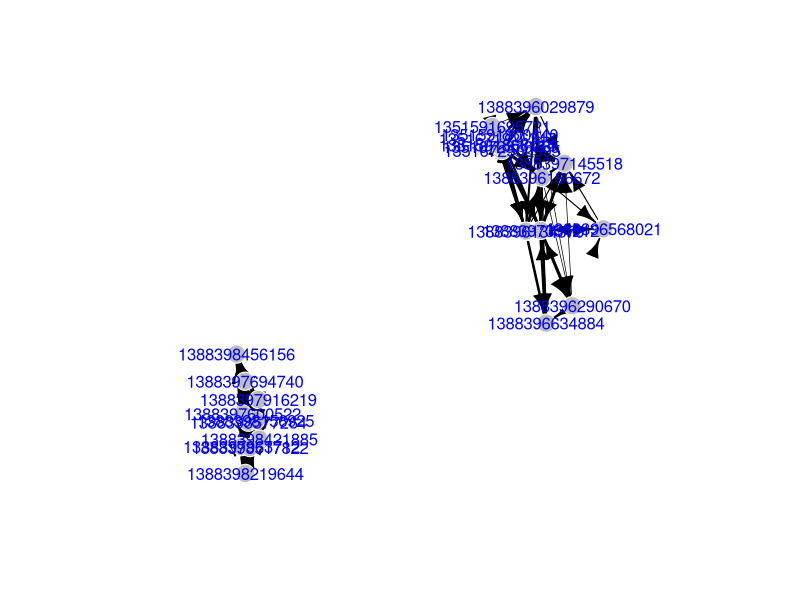

The R script that drew this image:
library(igraph)
traffic.graph <- graph.empty(n=0)

traffic.graph <- traffic.graph + vertex("1388398577264")
traffic.graph <- traffic.graph + vertex("1351591800440")
traffic.graph <- traffic.graph + vertex("1388398219644")
traffic.graph <- traffic.graph + vertex("1388397331212")
traffic.graph <- traffic.graph + vertex("1351671926347")
traffic.graph <- traffic.graph + vertex("1388398156925")
traffic.graph <- traffic.graph + vertex("1388397916219")
traffic.graph <- traffic.graph + vertex("1388398421885")
traffic.graph <- traffic.graph + vertex("1351672500995")
traffic.graph <- traffic.graph + vertex("1388396029879")
traffic.graph <- traffic.graph + vertex("1351591695721")
traffic.graph <- traffic.graph + vertex("1388397600522")
traffic.graph <- traffic.graph + vertex("1388398456156")
traffic.graph <- traffic.graph + vertex("1351591868114")
traffic.graph <- traffic.graph + vertex("1388396634884")
traffic.graph <- traffic.graph + vertex("1388396290670")
traffic.graph <- traffic.graph + vertex("1388396196672")
traffic.graph <- traffic.graph + vertex("1388397963712")
traffic.graph <- traffic.graph + vertex("1388396568021")
traffic.graph <- traffic.graph + vertex("1388397694740")
traffic.graph <- traffic.graph + vertex("1351672370785")
traffic.graph <- traffic.graph + vertex("1388398517822")
traffic.graph <- traffic.graph + vertex("1388396134379")
traffic.graph <- traffic.graph + vertex("1388397145518")
traffic.graph <- traffic.graph + edge("1388396568021","1388397145518",weight=3)
traffic.graph <- traffic.graph + edge("1388396568021","1388397331212",weight=3)
traffic.graph <- traffic.graph + edge("1388397963712","1388398517822",weight=329)
traffic.graph <- traffic.graph + edge("1388397963712","1388398421885",weight=38)
traffic.graph <- traffic.graph + edge("1388397963712","1388398456156",weight=7)
traffic.graph <- traffic.graph + edge("1388397963712","1388398156925",weight=138)
traffic.graph <- traffic.graph + edge("1388397963712","1388398577264",weight=187)
traffic.graph <- traffic.graph + edge("1388397963712","1388398219644",weight=237)
traffic.graph <- traffic.graph + edge("1388396634884","1388397145518",weight=1)
traffic.graph <- traffic.graph + edge("1388396634884","1388397331212",weight=36)
traffic.graph <- traffic.graph + edge("1388396196672","1388397145518",weight=5)
traffic.graph <- traffic.graph + edge("1388396196672","1388396568021",weight=3)
traffic.graph <- traffic.graph + edge("1388396196672","1388396290670",weight=2)
traffic.graph <- traffic.graph + edge("1388396196672","1388397331212",weight=15)
traffic.graph <- traffic.graph + edge("1388396196672","1388396634884",weight=4)
traffic.graph <- traffic.graph + edge("1388396290670","1388396568021",weight=1)
traffic.graph <- traffic.graph + edge("1388396290670","1388397145518",weight=2)
traffic.graph <- traffic.graph + edge("1388396290670","1388396634884",weight=8)
traffic.graph <- traffic.graph + edge("1388396290670","1388397331212",weight=20)
traffic.graph <- traffic.graph + edge("1388398517822","1388398577264",weight=514)
traffic.graph <- traffic.graph + edge("1351672370785","1388396196672",weight=4)
traffic.graph <- traffic.graph + edge("1351672370785","1388397331212",weight=6)
traffic.graph <- traffic.graph + edge("1351672370785","1351672500995",weight=1896)
traffic.graph <- traffic.graph + edge("1351672370785","1388396029879",weight=4)
traffic.graph <- traffic.graph + edge("1351672370785","1388397145518",weight=1)
traffic.graph <- traffic.graph + edge("1351672370785","1388396134379",weight=4)
traffic.graph <- traffic.graph + edge("1388396134379","1388396568021",weight=3)
traffic.graph <- traffic.graph + edge("1388396134379","1388397145518",weight=3)
traffic.graph <- traffic.graph + edge("1388396134379","1388396634884",weight=12)
traffic.graph <- traffic.graph + edge("1388396134379","1388397331212",weight=32)
traffic.graph <- traffic.graph + edge("1388396134379","1388396196672",weight=22)
traffic.graph <- traffic.graph + edge("1388396134379","1388396290670",weight=1)
traffic.graph <- traffic.graph + edge("1388397145518","1388397331212",weight=18)
traffic.graph <- traffic.graph + edge("1388397694740","1388398517822",weight=29)
traffic.graph <- traffic.graph + edge("1388397694740","1388398456156",weight=153)
traffic.graph <- traffic.graph + edge("1388397694740","1388397963712",weight=23)
traffic.graph <- traffic.graph + edge("1388397694740","1388398156925",weight=32)
traffic.graph <- traffic.graph + edge("1388397694740","1388397916219",weight=15)
traffic.graph <- traffic.graph + edge("1388397694740","1388398421885",weight=83)
traffic.graph <- traffic.graph + edge("1388397694740","1388398577264",weight=117)
traffic.graph <- traffic.graph + edge("1388397694740","1388398219644",weight=16)
traffic.graph <- traffic.graph + edge("1351671926347","1388397331212",weight=6)
traffic.graph <- traffic.graph + edge("1351671926347","1388396196672",weight=2)
traffic.graph <- traffic.graph + edge("1351671926347","1351672500995",weight=3103)
traffic.graph <- traffic.graph + edge("1351671926347","1388396029879",weight=4)
traffic.graph <- traffic.graph + edge("1351671926347","1388397145518",weight=1)
traffic.graph <- traffic.graph + edge("1351671926347","1388396134379",weight=5)
traffic.graph <- traffic.graph + edge("1351671926347","1351672370785",weight=1456)
traffic.graph <- traffic.graph + edge("1388398421885","1388398577264",weight=267)
traffic.graph <- traffic.graph + edge("1388398421885","1388398456156",weight=19)
traffic.graph <- traffic.graph + edge("1388398421885","1388398517822",weight=128)
traffic.graph <- traffic.graph + edge("1388397916219","1388398577264",weight=145)
traffic.graph <- traffic.graph + edge("1388397916219","1388398219644",weight=33)
traffic.graph <- traffic.graph + edge("1388397916219","1388397963712",weight=58)
traffic.graph <- traffic.graph + edge("1388397916219","1388398517822",weight=95)
traffic.graph <- traffic.graph + edge("1388397916219","1388398421885",weight=47)
traffic.graph <- traffic.graph + edge("1388397916219","1388398456156",weight=4)
traffic.graph <- traffic.graph + edge("1388397916219","1388398156925",weight=383)
traffic.graph <- traffic.graph + edge("1388398156925","1388398517822",weight=176)
traffic.graph <- traffic.graph + edge("1388398156925","1388398456156",weight=9)
traffic.graph <- traffic.graph + edge("1388398156925","1388398421885",weight=102)
traffic.graph <- traffic.graph + edge("1388398156925","1388398577264",weight=342)
traffic.graph <- traffic.graph + edge("1388398156925","1388398219644",weight=75)
traffic.graph <- traffic.graph + edge("1351591800440","1388397331212",weight=10)
traffic.graph <- traffic.graph + edge("1351591800440","1388396196672",weight=6)
traffic.graph <- traffic.graph + edge("1351591800440","1351671926347",weight=6423)
traffic.graph <- traffic.graph + edge("1351591800440","1351672500995",weight=2418)
traffic.graph <- traffic.graph + edge("1351591800440","1388396029879",weight=6)
traffic.graph <- traffic.graph + edge("1351591800440","1351672370785",weight=1244)
traffic.graph <- traffic.graph + edge("1351591800440","1388396134379",weight=8)
traffic.graph <- traffic.graph + edge("1351591800440","1388397145518",weight=2)
traffic.graph <- traffic.graph + edge("1351591800440","1351591868114",weight=6552)
traffic.graph <- traffic.graph + edge("1388398219644","1388398517822",weight=231)
traffic.graph <- traffic.graph + edge("1388398219644","1388398456156",weight=2)
traffic.graph <- traffic.graph + edge("1388398219644","1388398421885",weight=21)
traffic.graph <- traffic.graph + edge("1388398219644","1388398577264",weight=103)
traffic.graph <- traffic.graph + edge("1388397600522","1388397694740",weight=188)
traffic.graph <- traffic.graph + edge("1388397600522","1388398517822",weight=142)
traffic.graph <- traffic.graph + edge("1388397600522","1388398456156",weight=51)
traffic.graph <- traffic.graph + edge("1388397600522","1388398577264",weight=1084)
traffic.graph <- traffic.graph + edge("1388397600522","1388398219644",weight=77)
traffic.graph <- traffic.graph + edge("1388397600522","1388397963712",weight=119)
traffic.graph <- traffic.graph + edge("1388397600522","1388398421885",weight=92)
traffic.graph <- traffic.graph + edge("1388397600522","1388398156925",weight=99)
traffic.graph <- traffic.graph + edge("1388397600522","1388397916219",weight=72)
traffic.graph <- traffic.graph + edge("1388398456156","1388398517822",weight=7)
traffic.graph <- traffic.graph + edge("1388398456156","1388398577264",weight=27)
traffic.graph <- traffic.graph + edge("1351591868114","1388396134379",weight=6)
traffic.graph <- traffic.graph + edge("1351591868114","1388397145518",weight=2)
traffic.graph <- traffic.graph + edge("1351591868114","1351672370785",weight=1993)
traffic.graph <- traffic.graph + edge("1351591868114","1351672500995",weight=5675)
traffic.graph <- traffic.graph + edge("1351591868114","1388396029879",weight=6)
traffic.graph <- traffic.graph + edge("1351591868114","1351671926347",weight=11112)
traffic.graph <- traffic.graph + edge("1351591868114","1388396196672",weight=3)
traffic.graph <- traffic.graph + edge("1351591868114","1388397331212",weight=7)
traffic.graph <- traffic.graph + edge("1388396029879","1388397145518",weight=3)
traffic.graph <- traffic.graph + edge("1388396029879","1388396134379",weight=7)
traffic.graph <- traffic.graph + edge("1388396029879","1388396196672",weight=2)
traffic.graph <- traffic.graph + edge("1388396029879","1388397331212",weight=13)
traffic.graph <- traffic.graph + edge("1388396029879","1388396290670",weight=2)
traffic.graph <- traffic.graph + edge("1351672500995","1388397145518",weight=2)
traffic.graph <- traffic.graph + edge("1351672500995","1388396134379",weight=7)
traffic.graph <- traffic.graph + edge("1351672500995","1388396029879",weight=8)
traffic.graph <- traffic.graph + edge("1351672500995","1388396196672",weight=4)
traffic.graph <- traffic.graph + edge("1351672500995","1388397331212",weight=8)
traffic.graph <- traffic.graph + edge("1351591695721","1351672370785",weight=83)
traffic.graph <- traffic.graph + edge("1351591695721","1388397145518",weight=1)
traffic.graph <- traffic.graph + edge("1351591695721","1351591868114",weight=789)
traffic.graph <- traffic.graph + edge("1351591695721","1388396134379",weight=2)
traffic.graph <- traffic.graph + edge("1351591695721","1388396029879",weight=2)
traffic.graph <- traffic.graph + edge("1351591695721","1351672500995",weight=270)
traffic.graph <- traffic.graph + edge("1351591695721","1351671926347",weight=889)
traffic.graph <- traffic.graph + edge("1351591695721","1351591800440",weight=1060)
traffic.graph <- traffic.graph + edge("1351591695721","1388397331212",weight=2)
traffic.graph <- traffic.graph + edge("1351591695721","1388396196672",weight=4)
plot(traffic.graph, layout = layout.fruchterman.reingold,
      vertex.size = 10,
      vertex.color="gray",
      vertex.frame.color= "white",
      vertex.label.color = "blue",
      vertex.label.family = "sans",
      edge.width=log(E(traffic.graph)$weight),  
      edge.color="black")

